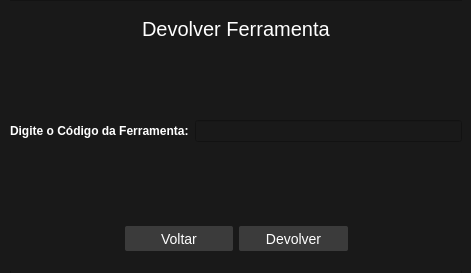
<?xml version="1.0" encoding="UTF-8"?>
<ui version="4.0">
 <class>WinDevol</class>
 <widget class="QDialog" name="WinDevol">
  <property name="geometry">
   <rect>
    <x>0</x>
    <y>0</y>
    <width>471</width>
    <height>273</height>
   </rect>
  </property>
  <property name="sizePolicy">
   <sizepolicy hsizetype="Expanding" vsizetype="Expanding">
    <horstretch>0</horstretch>
    <verstretch>0</verstretch>
   </sizepolicy>
  </property>
  <property name="minimumSize">
   <size>
    <width>471</width>
    <height>273</height>
   </size>
  </property>
  <property name="maximumSize">
   <size>
    <width>471</width>
    <height>273</height>
   </size>
  </property>
  <property name="windowTitle">
   <string>Dialog</string>
  </property>
  <property name="styleSheet">
   <string notr="true">background-color:rgb(25, 25, 25)</string>
  </property>
  <widget class="QFrame" name="frame">
   <property name="geometry">
    <rect>
     <x>10</x>
     <y>0</y>
     <width>452</width>
     <height>283</height>
    </rect>
   </property>
   <property name="sizePolicy">
    <sizepolicy hsizetype="Expanding" vsizetype="Expanding">
     <horstretch>0</horstretch>
     <verstretch>0</verstretch>
    </sizepolicy>
   </property>
   <property name="styleSheet">
    <string notr="true">background-color:rgb(25, 25, 25)</string>
   </property>
   <property name="frameShape">
    <enum>QFrame::StyledPanel</enum>
   </property>
   <property name="frameShadow">
    <enum>QFrame::Raised</enum>
   </property>
   <widget class="QWidget" name="layoutWidget">
    <property name="geometry">
     <rect>
      <x>0</x>
      <y>1</y>
      <width>452</width>
      <height>270</height>
     </rect>
    </property>
    <layout class="QVBoxLayout" name="verticalLayout">
     <item>
      <layout class="QHBoxLayout" name="horizontalLayout_3">
       <item>
        <spacer name="horizontalSpacer">
         <property name="orientation">
          <enum>Qt::Horizontal</enum>
         </property>
         <property name="sizeHint" stdset="0">
          <size>
           <width>112</width>
           <height>56</height>
          </size>
         </property>
        </spacer>
       </item>
       <item>
        <widget class="QLabel" name="label">
         <property name="font">
          <font>
           <pointsize>15</pointsize>
          </font>
         </property>
         <property name="styleSheet">
          <string notr="true">color:rgb(255, 255, 255)</string>
         </property>
         <property name="text">
          <string>Devolver Ferramenta</string>
         </property>
        </widget>
       </item>
       <item>
        <spacer name="horizontalSpacer_2">
         <property name="orientation">
          <enum>Qt::Horizontal</enum>
         </property>
         <property name="sizeHint" stdset="0">
          <size>
           <width>112</width>
           <height>56</height>
          </size>
         </property>
        </spacer>
       </item>
      </layout>
     </item>
     <item>
      <spacer name="verticalSpacer_2">
       <property name="orientation">
        <enum>Qt::Vertical</enum>
       </property>
       <property name="sizeHint" stdset="0">
        <size>
         <width>450</width>
         <height>40</height>
        </size>
       </property>
      </spacer>
     </item>
     <item>
      <layout class="QHBoxLayout" name="horizontalLayout_2">
       <item>
        <widget class="QLabel" name="label_2">
         <property name="font">
          <font>
           <pointsize>8</pointsize>
          </font>
         </property>
         <property name="text">
          <string>&lt;html&gt;&lt;head/&gt;&lt;body&gt;&lt;p&gt;&lt;span style=&quot; font-size:9pt; font-weight:600; color:#ffffff;&quot;&gt;Digite o Código da Ferramenta:&lt;/span&gt;&lt;/p&gt;&lt;/body&gt;&lt;/html&gt;</string>
         </property>
        </widget>
       </item>
       <item>
        <widget class="QLineEdit" name="txt_cod_devol">
         <property name="styleSheet">
          <string notr="true">color:rgb(255,255,255)</string>
         </property>
        </widget>
       </item>
      </layout>
     </item>
     <item>
      <spacer name="verticalSpacer">
       <property name="orientation">
        <enum>Qt::Vertical</enum>
       </property>
       <property name="sizeHint" stdset="0">
        <size>
         <width>450</width>
         <height>78</height>
        </size>
       </property>
      </spacer>
     </item>
     <item>
      <layout class="QHBoxLayout" name="horizontalLayout">
       <item>
        <widget class="QLabel" name="label_3">
         <property name="text">
          <string/>
         </property>
        </widget>
       </item>
       <item>
        <widget class="QPushButton" name="btn_voltar_devolv">
         <property name="minimumSize">
          <size>
           <width>0</width>
           <height>25</height>
          </size>
         </property>
         <property name="styleSheet">
          <string notr="true">QPushButton{
	color:rgb(255, 255, 255);
	border-radius: 2px;
	font-size: 14px;
	background-color:rgba(59,59,59,255);
}

QPushButton:hover{background-color: rgba(77,77,77,255); color:white}</string>
         </property>
         <property name="text">
          <string>Voltar</string>
         </property>
        </widget>
       </item>
       <item>
        <widget class="QPushButton" name="btn_devolv">
         <property name="minimumSize">
          <size>
           <width>0</width>
           <height>25</height>
          </size>
         </property>
         <property name="styleSheet">
          <string notr="true">QPushButton{
	color:rgb(255, 255, 255);
	border-radius: 2px;
	font-size: 14px;
	background-color:rgba(59,59,59,255);
}

QPushButton:hover{background-color: rgba(77,77,77,255); color:white}</string>
         </property>
         <property name="text">
          <string>Devolver</string>
         </property>
        </widget>
       </item>
       <item>
        <widget class="QLabel" name="label_4">
         <property name="text">
          <string/>
         </property>
        </widget>
       </item>
      </layout>
     </item>
     <item>
      <widget class="QLabel" name="label_5">
       <property name="text">
        <string/>
       </property>
      </widget>
     </item>
    </layout>
   </widget>
  </widget>
 </widget>
 <resources/>
 <connections/>
</ui>
